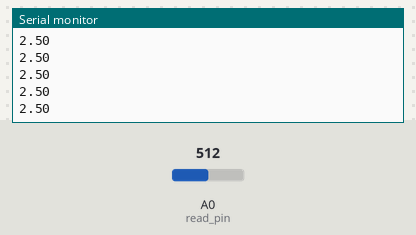
The sketch below on a simulated Arduino Uno, built with avr-gcc and run on an emulated ATmega328P. Parts: the last lines printed to the serial monitor. The test bench sets the inputs (shaded band); at power-on: A0 (read_pin) = 512.

Above: at 1.2 s.
1.3 s: A0 (read_pin) set to 716
At 1.31 s:
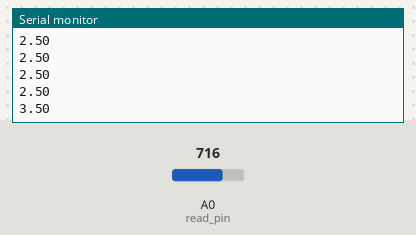
2.8 s: A0 (read_pin) set to 900
At 2.82 s:
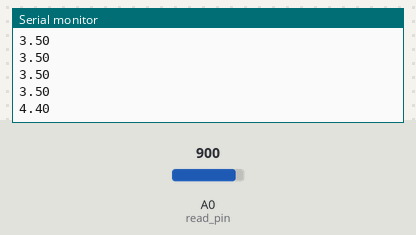
Timing chart, 0 to 5.8 s (numbered marks = the images above; inputs shaded):
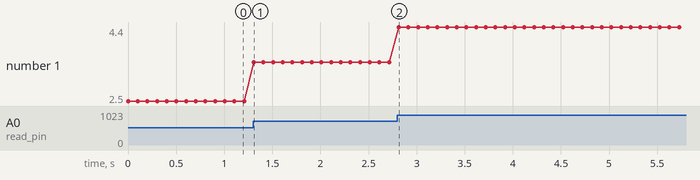

Measured:
- after the input at 1.3 s, the serial monitor: prints a new line at once (image 1)
- after the input at 2.8 s, the serial monitor: prints a new line at once (image 2)
- plotted number 1: 2.5 → 3.5 after the input at 1.3 s, 3.5 → 4.4 after the input at 2.8 s

The sketch:

potentiometer.ino
```cpp
float pot_value=0,volt=0;
int read_pin=A0,wait=100;
void setup() {
  // put your setup code here, to run once:
  pinMode(read_pin,INPUT);
  Serial.begin(9600);

}

void loop() {
  // put your main code here, to run repeatedly:
  pot_value=analogRead(read_pin);
  volt=(5./1023.)*pot_value;
  Serial.println(volt);
  delay(wait);

}
```
